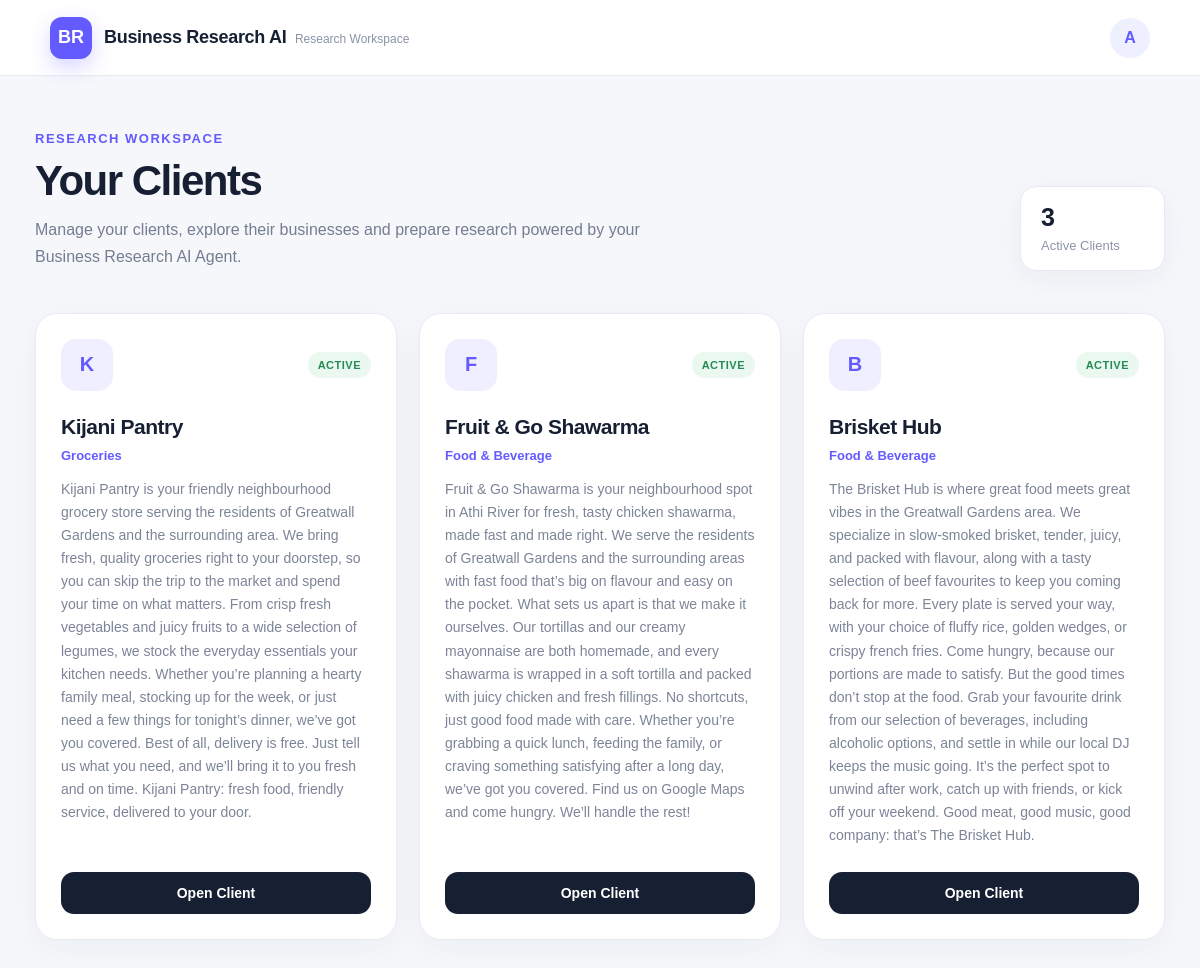
/clients/, run on the app's committed database.
### clients/models.py (models this page shows, shortened)
class Client (models.Model):
    name = models.CharField(max_length=50)
    business_name = models.CharField(max_length=100)
    industry = models.CharField(max_length=100,blank=True)
    description = models.TextField(blank=True)
    created_at = models.DateTimeField(auto_now_add=True)

### clients/views.py (the view)
# urls.py: path("",views.dashboard,name="dashboard"),
def dashboard(request):
    clients = Client.objects.all()
    return render(
        request,
        "clients/dashboard.html",
        {
           "clients":clients
        }
    )

### clients/templates/clients/dashboard.html (shortened to what this page needs)
<!doctype html>
<html lang="en">
  <head>
  </head>
  <body>
    <nav class="navbar">
      <div class="brand">
        <div class="brand-logo">BR</div>
        <div>
          <span class="brand-name">Business Research AI</span>
          <span class="brand-label">Research Workspace</span>
        </div>
      </div>
      <div class="profile">
        <div class="profile-avatar">A</div>
      </div>
    </nav>
    <main class="container">
      <section class="hero">
        <div>
          <div class="eyebrow">Research Workspace</div>
          <h1>Your Clients</h1>
          <p class="hero-description">
            Manage your clients, explore their businesses and prepare research
            powered by your Business Research AI Agent.
          </p>
        </div>
        <div class="client-count">
          <span class="client-count-number"> {{ clients|length }} </span>
          <span class="client-count-label"> Active Clients </span>
        </div>
      </section>
      <section class="clients-grid">
        {% for client in clients %}
        <article class="client-card">
          <div class="card-top">
            <div class="client-icon">
              {{ client.business_name|first|upper }}
            </div>
            <span class="status"> Active </span>
          </div>
          <h3>{{ client.business_name }}</h3>
          <p class="industry">{{ client.industry }}</p>
          <p class="description">{{ client.description }}</p>
          <a href="{% url 'client_workspace' client.id %}" class="open-button">
            Open Client
          </a>
        </article>
        {% endfor %}
      </section>
    </main>
  </body>
</html>

### clients/templates/clients/dashboard.html (style rules this page uses)
* { margin: 0; padding: 0; box-sizing: border-box; }
body { font-family: Arial, Helvetica, sans-serif; background: #f5f7fb; color: #172033; min-height: 100vh; }
.navbar { height: 76px; background: #ffffff; border-bottom: 1px solid #e8ebf2; display: flex; align-items: center; justify-content: space-between; padding: 0 50px; position: sticky; top: 0; z-index: 10; }
.brand { display: flex; align-items: center; gap: 12px; }
.brand-logo { width: 42px; height: 42px; border-radius: 12px; background: #635bff; color: white; display: flex; align-items: center; justify-content: center; font-size: 18px; font-weight: 800; box-shadow: 0 8px 20px rgba(99, 91, 255, 0.25); }
.brand-name { font-size: 18px; font-weight: 750; letter-spacing: -0.3px; }
.brand-label { font-size: 12px; color: #8b93a7; margin-left: 4px; }
.profile { display: flex; align-items: center; gap: 12px; }
.profile-avatar { width: 40px; height: 40px; border-radius: 50%; background: #eef0ff; color: #635bff; display: flex; align-items: center; justify-content: center; font-weight: 700; }
.container { max-width: 1250px; margin: 0 auto; padding: 55px 35px 70px; }
.hero { display: flex; align-items: flex-end; justify-content: space-between; gap: 30px; margin-bottom: 42px; }
.eyebrow { color: #635bff; font-size: 13px; font-weight: 800; text-transform: uppercase; letter-spacing: 1.5px; margin-bottom: 12px; }
.hero h1 { font-size: 42px; line-height: 1.1; letter-spacing: -1.5px; margin-bottom: 12px; }
.hero-description { color: #747d91; font-size: 16px; line-height: 1.7; max-width: 620px; }
.client-count { background: white; border: 1px solid #e7eaf1; border-radius: 16px; padding: 16px 20px; min-width: 145px; box-shadow: 0 8px 30px rgba(31, 41, 55, 0.05); }
.client-count-number { display: block; font-size: 25px; font-weight: 800; color: #172033; margin-bottom: 4px; }
.client-count-label { color: #8b93a7; font-size: 13px; }
.clients-grid { display: grid; grid-template-columns: repeat(auto-fill, minmax(290px, 1fr)); gap: 22px; }
.client-card { background: #ffffff; border: 1px solid #e8ebf2; border-radius: 22px; padding: 25px; min-height: 260px; display: flex; flex-direction: column; transition: transform 0.25s ease, box-shadow 0.25s ease; box-shadow: 0 8px 30px rgba(31, 41, 55, 0.045); }
.card-top { display: flex; align-items: center; justify-content: space-between; margin-bottom: 22px; }
.client-icon { width: 52px; height: 52px; border-radius: 15px; background: #f0efff; color: #635bff; display: flex; align-items: center; justify-content: center; font-size: 20px; font-weight: 800; }
.status { font-size: 11px; font-weight: 800; color: #238b57; background: #eaf8f0; padding: 7px 10px; border-radius: 20px; text-transform: uppercase; letter-spacing: 0.5px; }
.client-card h3 { font-size: 21px; line-height: 1.3; letter-spacing: -0.5px; margin-bottom: 8px; }
.industry { color: #635bff; font-size: 13px; font-weight: 700; margin-bottom: 15px; }
.description { color: #7c8497; font-size: 14px; line-height: 1.65; margin-bottom: 25px; flex-grow: 1; }
.open-button { width: 100%; display: block; text-align: center; text-decoration: none; border: none; border-radius: 13px; padding: 13px 18px; background: #172033; color: white; font-size: 14px; font-weight: 700; cursor: pointer; transition: background 0.2s ease, transform 0.2s ease; }

### data on the page
Client: business_name|first "K", business_name "Kijani Pantry", industry "Groceries", description "Kijani Pantry is your friendly neighbourhood grocery store serving the residents of Greatwall Gardens and the surrounding area. We bring fresh, quality groceries right to your doorstep, so you can skip the trip to the market and spend your time on what matters. From crisp fresh vegetables and juicy fruits to a wide selection of legumes, we stock the everyday essentials your kitchen needs. Whether you’re planning a hearty family meal, stocking up for the week, or just need a few things for tonight’s dinner, we’ve got you covered. Best of all, delivery is free. Just tell us what you need, and we’ll bring it to you fresh and on time. Kijani Pantry: fresh food, friendly service, delivered to…"
Client: business_name|first "F", business_name "Fruit & Go Shawarma", industry "Food & Beverage", description "Fruit & Go Shawarma is your neighbourhood spot in Athi River for fresh, tasty chicken shawarma, made fast and made right. We serve the residents of Greatwall Gardens and the surrounding areas with fast food that’s big on flavour and easy on the pocket. What sets us apart is that we make it ourselves. Our tortillas and our creamy mayonnaise are both homemade, and every shawarma is wrapped in a soft tortilla and packed with juicy chicken and fresh fillings. No shortcuts, just good food made with care. Whether you’re grabbing a quick lunch, feeding the family, or craving something satisfying after a long day, we’ve got you covered. Find us on Google Maps and come hungry. We’ll handle the rest!"
Client: business_name|first "B", business_name "Brisket Hub", industry "Food & Beverage", description "The Brisket Hub is where great food meets great vibes in the Greatwall Gardens area. We specialize in slow-smoked brisket, tender, juicy, and packed with flavour, along with a tasty selection of beef favourites to keep you coming back for more. Every plate is served your way, with your choice of fluffy rice, golden wedges, or crispy french fries. Come hungry, because our portions are made to satisfy. But the good times don’t stop at the food. Grab your favourite drink from our selection of beverages, including alcoholic options, and settle in while our local DJ keeps the music going. It’s the perfect spot to unwind after work, catch up with friends, or kick off your weekend. Good meat, good…"

### other printed values
{{ clients|length }} "3"
